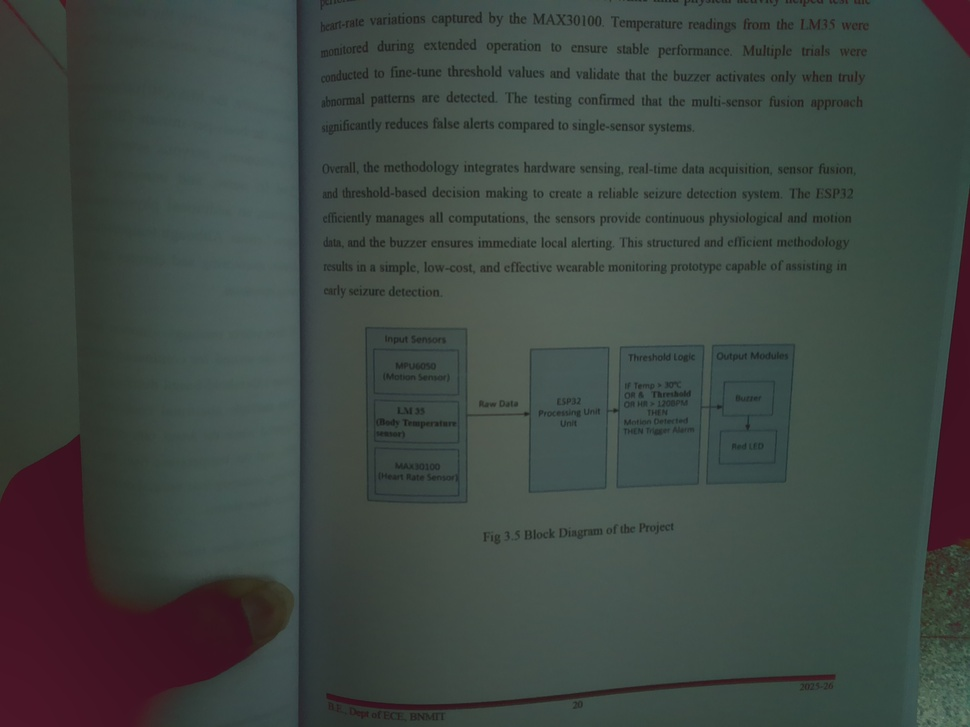
#> input picture img_0587280ced584dfb925ecb490f5106ab.jpg, 970 x 727 px, shrunk from 2592 x 1944 before the run
$ python -i ocr_module.py   (imports and definitions only)
#> lines starting #> are read from the running program, lines starting #| are printed output that depends on the picture; after the words box and inside, x2 and y2 are one past the last pixel; in counts of white or black regions, pixels touching at a corner belong together
### utils.py
# utils.py
import requests
import time

def log(msg):
    print(f"[{time.strftime('%Y-%m-%d %H:%M:%S')}] {msg}")

# [6 lines left out: function check_internet, not called in this run]

### ocr_module.py
import cv2
import pytesseract
from utils import log

def extract_text(image_path, lang="eng"):
#> called with image_path = 'img_0587280ced584dfb925ecb490f5106ab.jpg', lang = 'eng'
    try:
        log(f"Preprocessing {image_path}")

        img = cv2.imread(image_path)
#> img is the input picture: shape (727, 970, 3); mean B, G, R 67.5, 72, 63
        if img is None:
            log("[ERROR] Could not load image.")
            return ""

        gray = cv2.cvtColor(img, cv2.COLOR_BGR2GRAY)
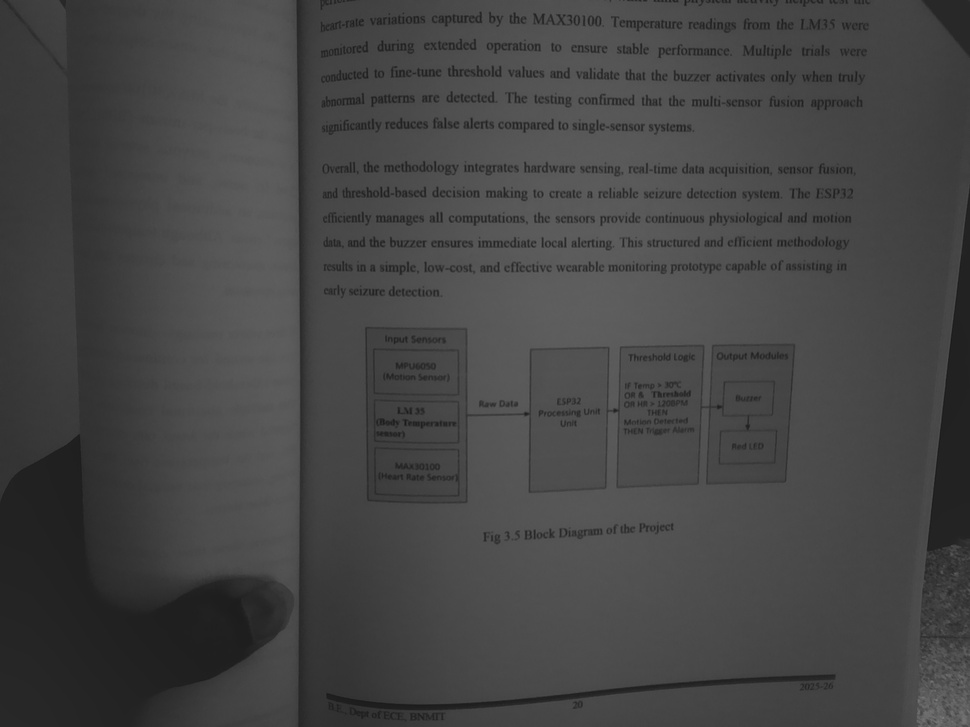
#> gray: shape (727, 970); min 24, max 124, mean 68.8
        blur = cv2.GaussianBlur(gray, (5, 5), 0)
        proc = cv2.adaptiveThreshold(
            blur, 255,
            cv2.ADAPTIVE_THRESH_GAUSSIAN_C,
            cv2.THRESH_BINARY,
            11, 2
        )
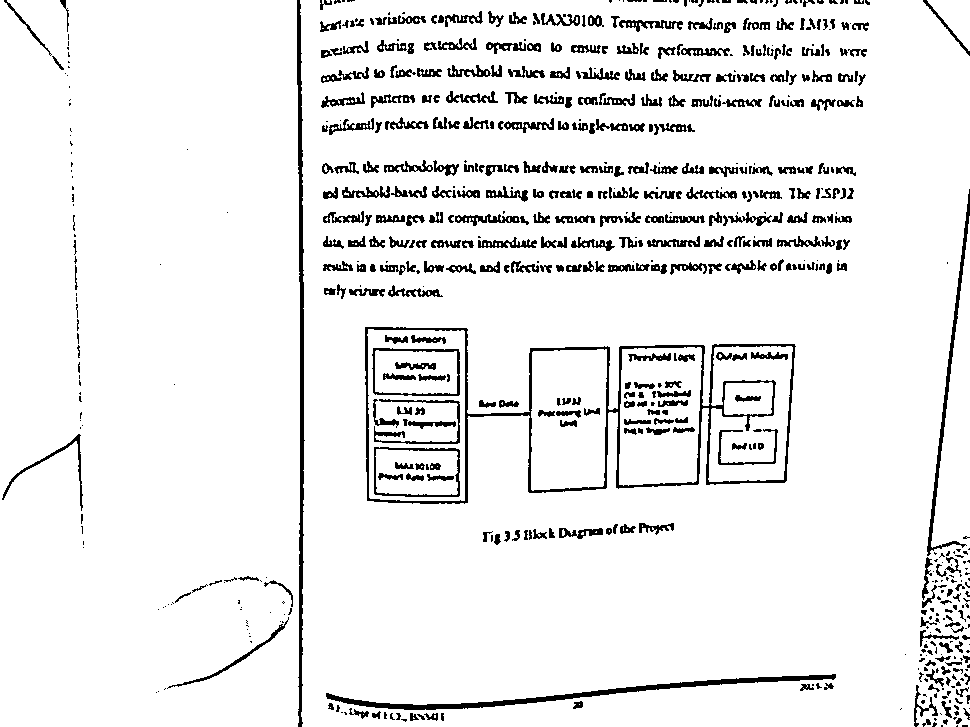
#> proc: shape (727, 970); 92.7% white; 685 black regions (267 under 20 px), largest, box (x1, y1, x2, y2) and area: (365, 327, 796, 504) 5510, (297, 0, 305, 727) 2781, (326, 674, 836, 710) 2580

        log("Running Tesseract OCR")
#> (the run stopped early here; a loop or call above may not have finished)

$ run again, on img_10a0879e71bb4cfca3ef30e9bd472ad4.jpg
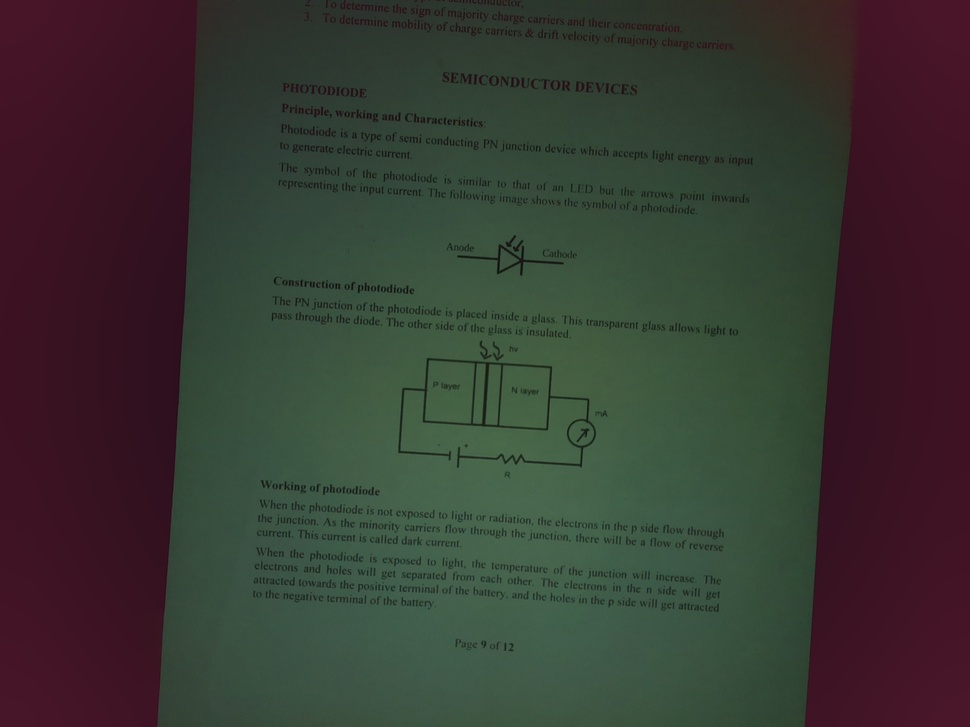
#> input picture img_10a0879e71bb4cfca3ef30e9bd472ad4.jpg, 970 x 727 px, shrunk from 2592 x 1944 before the run
#> in extract_text, img is the input picture: shape (727, 970, 3); mean B, G, R 50.7, 56.6, 56.6
#> in extract_text, `gray = cv2.cvtColor(img, cv2.COLOR_BGR2GRAY)`:
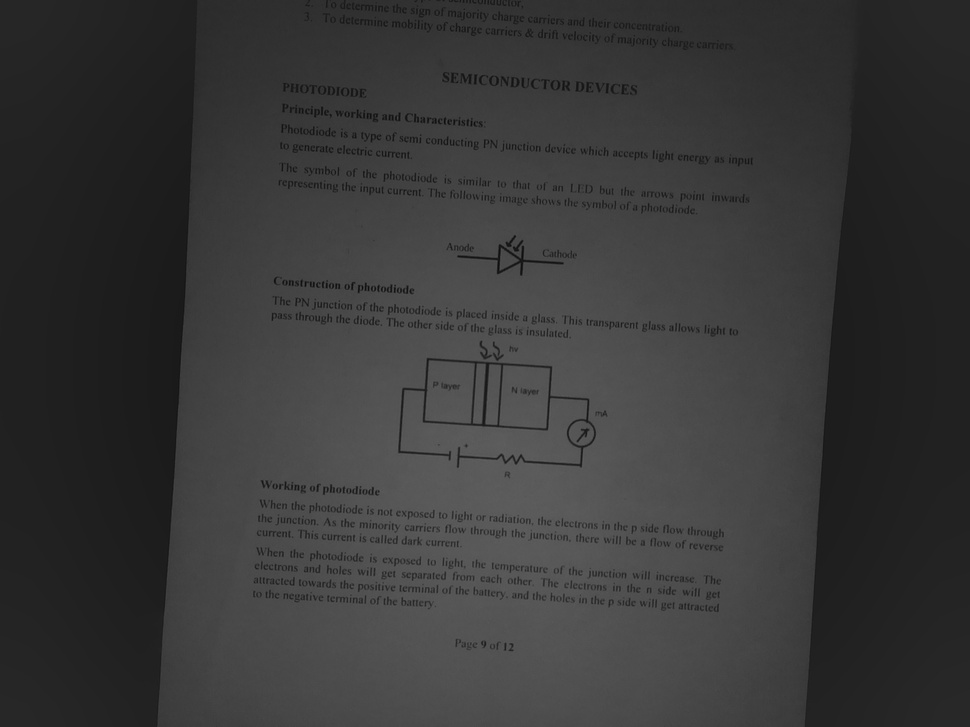
#> gray: shape (727, 970); min 11, max 105, mean 55.9
#> in extract_text, `proc = cv2.adaptiveThreshold( blur, 255, cv2.ADAPTIVE_THRESH_GAUSSIAN_..`:
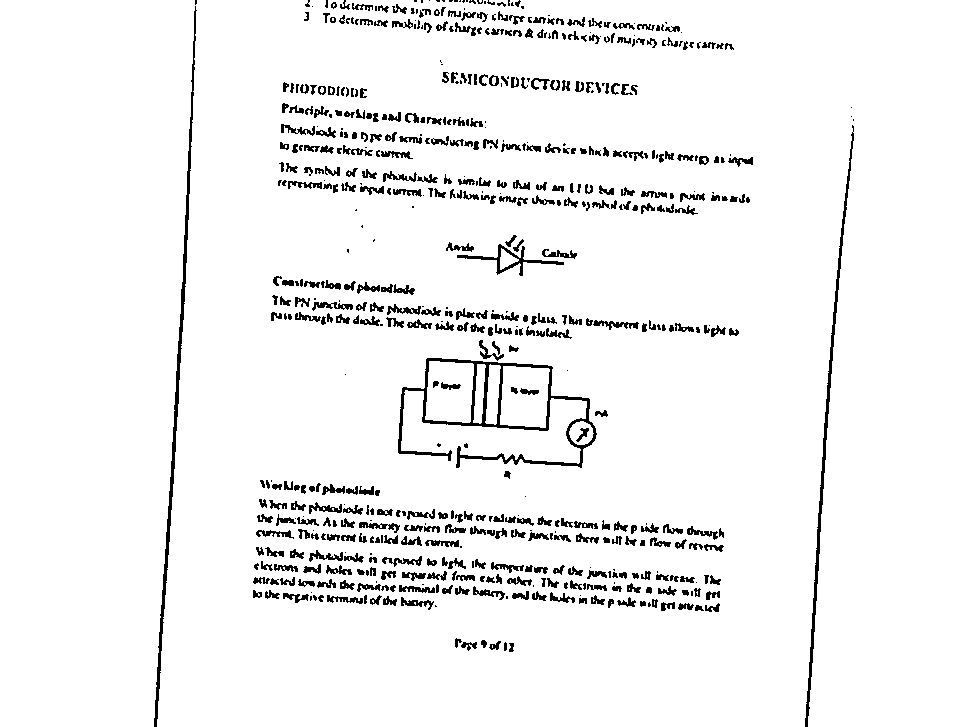
#> proc: shape (727, 970); 95% white; 614 black regions (163 under 20 px), largest, box (x1, y1, x2, y2) and area: (398, 358, 597, 468) 3087, (154, 6, 197, 727) 2229, (805, 125, 854, 727) 1787
